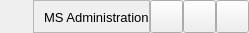
        <widget class="QFrame" name="TopBar">
         <property name="minimumSize">
          <size>
           <width>0</width>
           <height>33</height>
          </size>
         </property>
         <property name="maximumSize">
          <size>
           <width>16777215</width>
           <height>33</height>
          </size>
         </property>
         <property name="frameShape">
          <enum>QFrame::NoFrame</enum>
         </property>
         <property name="frameShadow">
          <enum>QFrame::Plain</enum>
         </property>
         <property name="lineWidth">
          <number>0</number>
         </property>
         <layout class="QHBoxLayout" name="horizontalLayout_3">
          <property name="spacing">
           <number>0</number>
          </property>
          <property name="leftMargin">
           <number>0</number>
          </property>
          <property name="topMargin">
           <number>0</number>
          </property>
          <property name="rightMargin">
           <number>0</number>
          </property>
          <property name="bottomMargin">
           <number>0</number>
          </property>
          <item>
           <widget class="QPushButton" name="ToggleLeftBtn">
            <property name="minimumSize">
             <size>
              <width>33</width>
              <height>33</height>
             </size>
            </property>
            <property name="maximumSize">
             <size>
              <width>33</width>
              <height>33</height>
             </size>
            </property>
            <property name="focusPolicy">
             <enum>Qt::NoFocus</enum>
            </property>
            <property name="contextMenuPolicy">
             <enum>Qt::NoContextMenu</enum>
            </property>
            <property name="text">
             <string/>
            </property>
            <property name="icon">
             <iconset resource="../../../assets/svg/icons.qrc">
              <normaloff>:/svg/menu_white_48dp.svg</normaloff>
              <normalon>:/svg/menu_open_white_48dp.svg</normalon>:/svg/menu_white_48dp.svg</iconset>
            </property>
            <property name="checkable">
             <bool>true</bool>
            </property>
            <property name="checked">
             <bool>false</bool>
            </property>
            <property name="flat">
             <bool>true</bool>
            </property>
           </widget>
          </item>
          <item>
           <widget class="QFrame" name="TopBarCenter">
            <property name="frameShape">
             <enum>QFrame::StyledPanel</enum>
            </property>
            <property name="frameShadow">
             <enum>QFrame::Raised</enum>
            </property>
            <layout class="QHBoxLayout" name="horizontalLayout_6">
             <property name="spacing">
              <number>0</number>
             </property>
             <property name="leftMargin">
              <number>0</number>
             </property>
             <property name="topMargin">
              <number>0</number>
             </property>
             <property name="rightMargin">
              <number>0</number>
             </property>
             <property name="bottomMargin">
              <number>0</number>
             </property>
             <item>
              <widget class="QLabel" name="TitleProgram">
               <property name="sizePolicy">
                <sizepolicy hsizetype="Preferred" vsizetype="Expanding">
                 <horstretch>0</horstretch>
                 <verstretch>0</verstretch>
                </sizepolicy>
               </property>
               <property name="minimumSize">
                <size>
                 <width>0</width>
                 <height>33</height>
                </size>
               </property>
               <property name="maximumSize">
                <size>
                 <width>16777215</width>
                 <height>33</height>
                </size>
               </property>
               <property name="font">
                <font>
                 <family>Microsoft Sans Serif</family>
                 <pointsize>10</pointsize>
                 <bold>false</bold>
                 <underline>false</underline>
                 <stylestrategy>PreferAntialias</stylestrategy>
                </font>
               </property>
               <property name="text">
                <string>MS Administration</string>
               </property>
               <property name="alignment">
                <set>Qt::AlignLeading|Qt::AlignLeft|Qt::AlignVCenter</set>
               </property>
               <property name="margin">
                <number>0</number>
               </property>
               <property name="indent">
                <number>10</number>
               </property>
               <property name="openExternalLinks">
                <bool>false</bool>
               </property>
              </widget>
             </item>
            </layout>
           </widget>
          </item>
          <item>
           <widget class="QFrame" name="PanelWindowState">
            <property name="minimumSize">
             <size>
              <width>99</width>
              <height>0</height>
             </size>
            </property>
            <property name="maximumSize">
             <size>
              <width>99</width>
              <height>16777215</height>
             </size>
            </property>
            <property name="frameShape">
             <enum>QFrame::NoFrame</enum>
            </property>
            <property name="frameShadow">
             <enum>QFrame::Raised</enum>
            </property>
            <property name="lineWidth">
             <number>0</number>
            </property>
            <layout class="QHBoxLayout" name="horizontalLayout_4">
             <property name="spacing">
              <number>0</number>
             </property>
             <property name="leftMargin">
              <number>0</number>
             </property>
             <property name="topMargin">
              <number>0</number>
             </property>
             <property name="rightMargin">
              <number>0</number>
             </property>
             <property name="bottomMargin">
              <number>0</number>
             </property>
             <item>
              <widget class="QPushButton" name="MinimizeBtn">
               <property name="minimumSize">
                <size>
                 <width>33</width>
                 <height>33</height>
                </size>
               </property>
               <property name="maximumSize">
                <size>
                 <width>33</width>
                 <height>33</height>
                </size>
               </property>
               <property name="text">
                <string/>
               </property>
               <property name="icon">
                <iconset resource="../../../assets/svg/icons.qrc">
                 <normaloff>:/svg/minimize_white_48dp.svg</normaloff>:/svg/minimize_white_48dp.svg</iconset>
               </property>
              </widget>
             </item>
             <item>
              <widget class="QPushButton" name="MaximizeBtn">
               <property name="minimumSize">
                <size>
                 <width>33</width>
                 <height>33</height>
                </size>
               </property>
               <property name="maximumSize">
                <size>
                 <width>33</width>
                 <height>33</height>
                </size>
               </property>
               <property name="text">
                <string/>
               </property>
               <property name="icon">
                <iconset resource="../../../assets/svg/icons.qrc">
                 <normaloff>:/svg/fullscreen_white_48dp.svg</normaloff>
                 <normalon>:/svg/fullscreen_exit_white_48dp.svg</normalon>:/svg/fullscreen_white_48dp.svg</iconset>
               </property>
               <property name="checkable">
                <bool>true</bool>
               </property>
              </widget>
             </item>
             <item>
              <widget class="QPushButton" name="CloseBtn">
               <property name="minimumSize">
                <size>
                 <width>33</width>
                 <height>33</height>
                </size>
               </property>
               <property name="maximumSize">
                <size>
                 <width>33</width>
                 <height>33</height>
                </size>
               </property>
               <property name="text">
                <string/>
               </property>
               <property name="icon">
                <iconset resource="../../../assets/svg/icons.qrc">
                 <normaloff>:/svg/close_white_48dp.svg</normaloff>:/svg/close_white_48dp.svg</iconset>
               </property>
              </widget>
             </item>
            </layout>
           </widget>
          </item>
         </layout>
        </widget>
